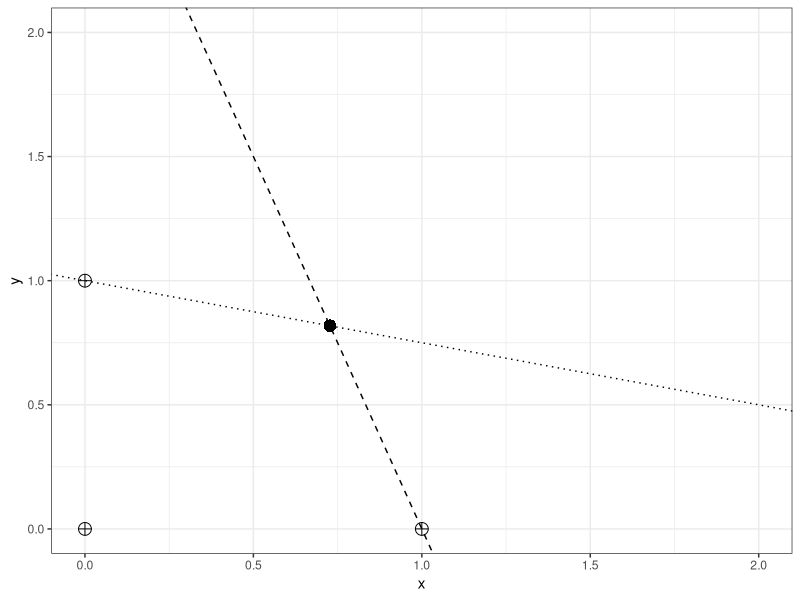
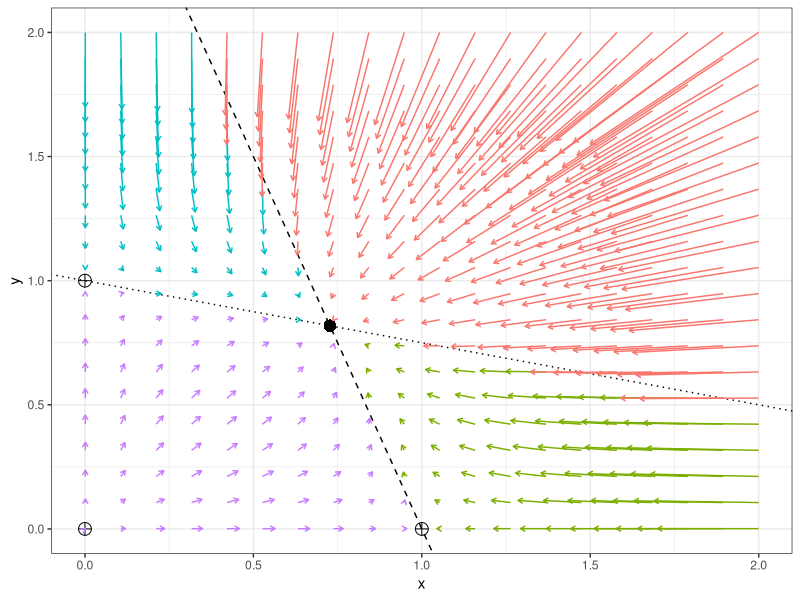
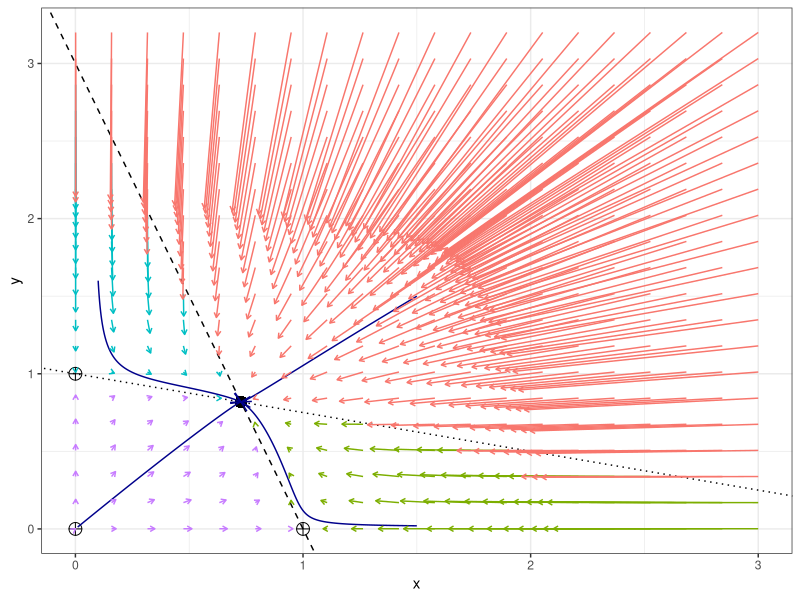
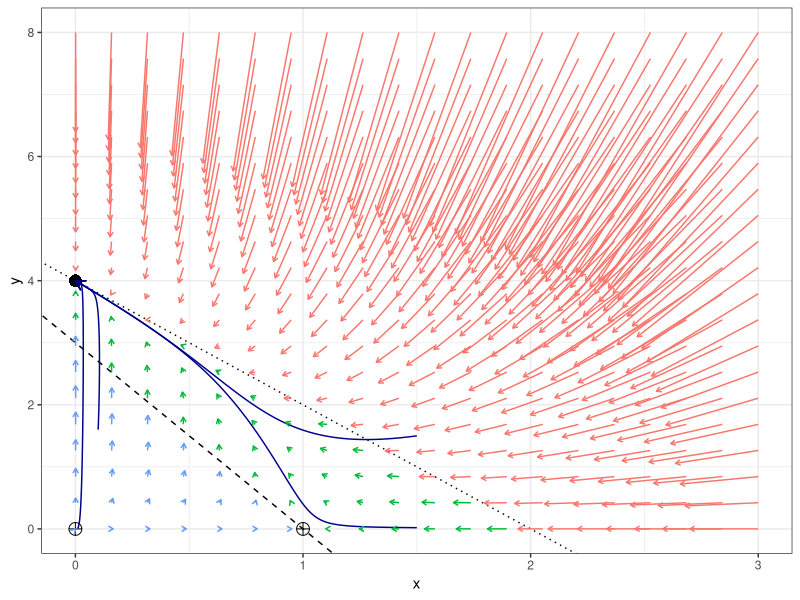
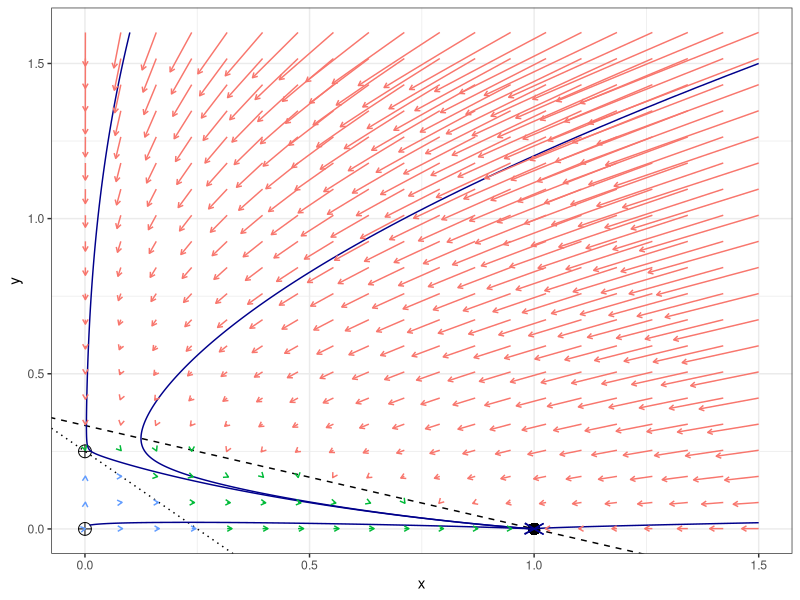
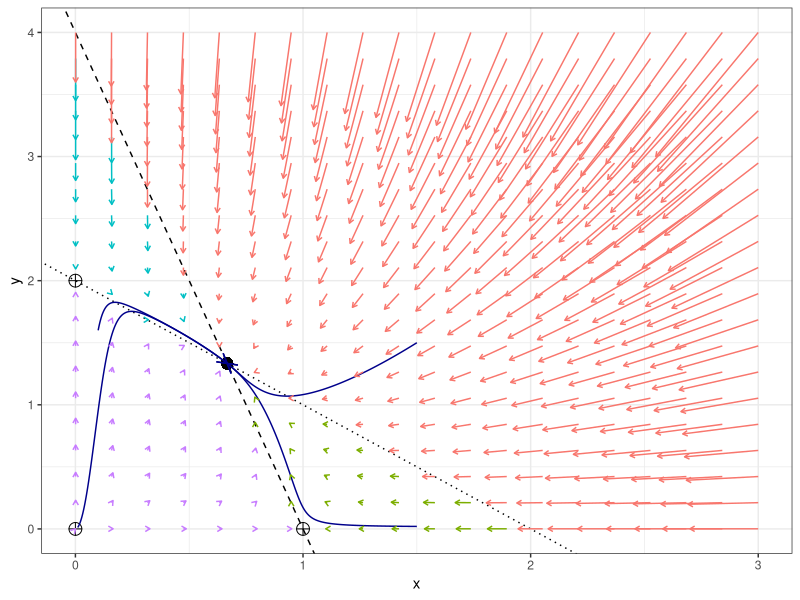
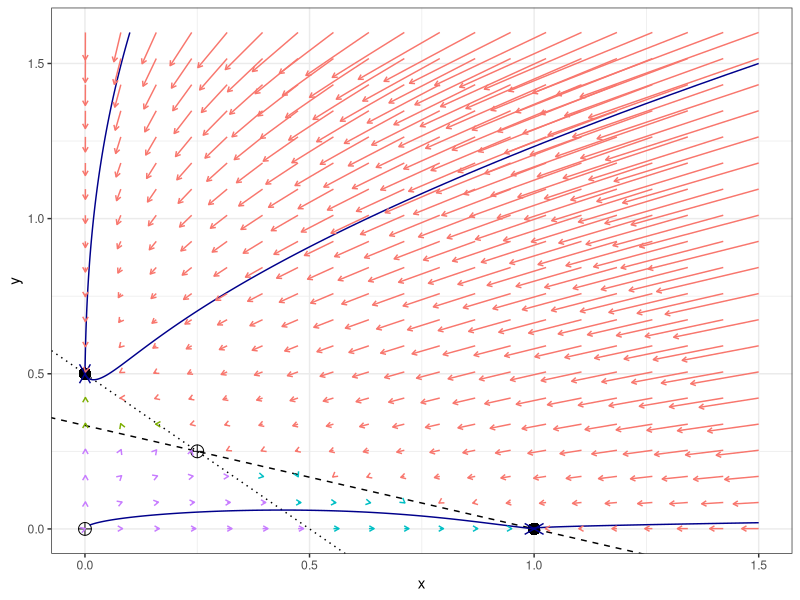
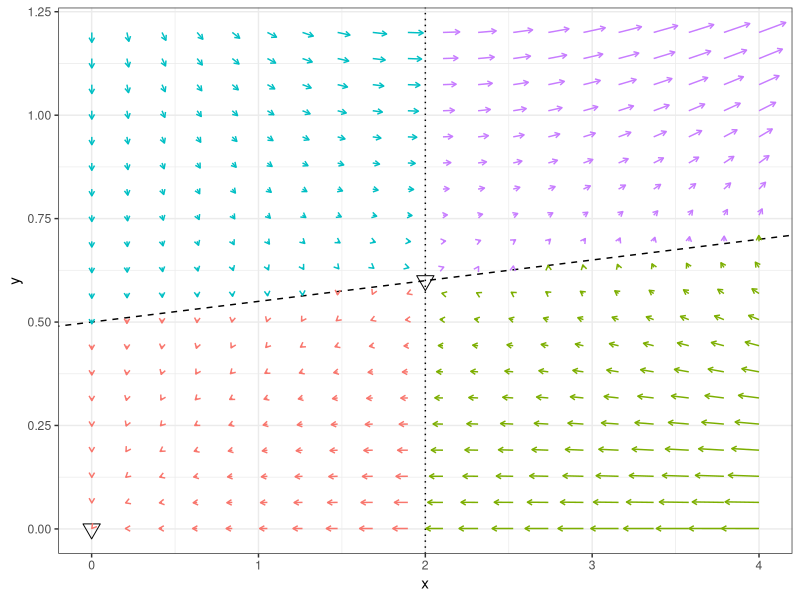

Reproduce these figures in R, in order.
## ---- chunk 1
#| warning: false
#| message: false
#| echo: false
library(tidyverse) # plotting, data organization
library(deSolve) # integrate differential equations
## ---- chunk 2
#| echo: false
#| message: false
#| warning: false
THRESH <- 10^-10
glv_dxdt <- function(x, parms) x * (parms$r + as.vector(parms$A %*% x))

glv_2 <- function(t, x, parms){
  x[x < THRESH] <- 0
  dxdt <- glv_dxdt(x, parms)
  return(list(dxdt))
}

is_stable <- function(z, r, A){
  M <- matrix(c(
    r[1] + 2 * A[1,1] * z[1] + A[1,2] * z[2], A[1,2] * z[1], 
    A[2,1] * z[2], r[2] + 2 * A[2,2] * z[2] + A[2,1] * z[1]
  ), 2, 2, byrow = TRUE)
  st <- max(Re(eigen(M, only.values = TRUE)$values))
  if (st < -10^-10) return("1")
  return("0")
}

# one-size-fits all plots for 2-spp GLV
glv2_plot_all <- function(parms, 
                          plot_isoclines = TRUE,
                          plot_flow = TRUE,
                          plot_trajectories = FALSE,
                          # params for size of graph
                          xlims = c(0, 1.25), 
                          ylims = c(0, 1.25),
                          # params for flow
                          num_arrows = 20,
                          arrow_length = 0.1,
                          # params for trajectories
                          initial_conditions = NULL,
                          time_length = 50,
                          time_step = 0.01
                          ){
  A <- parms$A
  r <- parms$r
  # compute equilibria
  # 1) trivial
  xs <- tibble(x = 0, y = 0)
  # 2) marginal
  if ((A[1,1] != 0) & (-r[1] / A[1,1] > 0)) {
    xs <- bind_rows(xs, tibble(x = -r[1] / A[1,1], y = 0))
  }
  if ((A[2,2]) & (-r[2] / A[2,2] > 0)) {
    xs <- bind_rows(xs, tibble(y = -r[2] / A[2,2], x = 0))
  }
  # 3) coexistence
  tmp <- as.vector(solve(A, -r))
  if(all(tmp > 0)) xs <- bind_rows(xs, tibble(x = tmp[1], y = tmp[2]))
  # now compute their local stability
  xs <- xs %>% add_column(stable = apply(xs, 1, is_stable, A = A, r = r))
  pl <- ggplot(data = xs) + 
    aes(x = x, y = y) + 
    geom_point(aes(shape = stable), size = 4) + 
    scale_shape_manual(values = c("0" = 10, "1" = 16))
  # compute isoclines
  if (plot_isoclines){
    intercepts <- c(-r[1] / A[1,2], -r[2] / A[2,2])
    slopes <- c(-A[1,1] / A[1,2], -A[2,1] / A[2,2])
    if(A[2,2] == 0) intercepts[2] <- -r[2] / A[2,1]
    pl <- pl + geom_abline(slope = slopes[1], intercept = intercepts[1], linetype = 2)
    if (!is.infinite(slopes[2])) {
      pl <- pl + geom_abline(slope = slopes[2], intercept = intercepts[2], linetype = 3)
    } else {
      pl <- pl + geom_vline(xintercept = intercepts[2], linetype = 3)
    }
  }
  # trajectories
  if (plot_trajectories){
    dt_trajectories <- tibble()
    # initial_conditions is a matrix of initial conditions
    for (i in 1:nrow(initial_conditions)){
      tmp <- ode(y = initial_conditions[i,], 
                 times = seq(0, time_length, by = time_step),
                 func = glv_2, parms = parms, method = "ode45") %>% 
        as.data.frame() %>% as_tibble()
      tmp <- tmp[,-1]
      colnames(tmp) <- c("x", "y")
      tmp <- tmp %>% mutate(trajectory = i)
      dt_trajectories <- bind_rows(dt_trajectories, tmp)
    }
    pl <- pl + geom_path(data = dt_trajectories, 
                         aes(x = x, y = y, group = trajectory),
                         arrow = arrow(length = unit(0.02, "npc")), 
                         colour = "darkblue")
    xs <- xs %>% select(-stable)
    xs <- bind_rows(xs, dt_trajectories)
    xs[is.na(xs)] <- 0
    xs$x[is.infinite(xs$x)] <- NA
    xs$y[is.infinite(xs$y)] <- NA
  }
  if (plot_flow){
    # flow
    xx <- seq(0.001, xlims[2] * max(0.01, max(xs[,1])), length.out = num_arrows)
    yy <- seq(0.001, ylims[2] * max(0.01, max(xs[,2])), length.out = num_arrows)
    tb_flow <- expand_grid(xx, yy)
    colnames(tb_flow) <- c("x", "y")
    # compute dxdt
    tb_flow2 <- t(apply(tb_flow, 1, glv_dxdt, parms = parms))
    colnames(tb_flow2) <- c("xend", "yend")
    tb_flow2 <- tb_flow2 %>% as_tibble() %>% 
      mutate(col_arrow = paste(sign(xend), sign(yend)))
    tb_flow <- bind_cols(tb_flow, tb_flow2) %>% mutate(xend = x + xend * arrow_length, 
                                                     yend = y + yend * arrow_length)
    pl <- pl + geom_segment(data = tb_flow, 
                    aes(xend = xend, yend = yend, 
                        colour = col_arrow, 
                        x = x, y = y), arrow = arrow(length = unit(0.01, "npc")))
  }
  pl <- pl + 
    coord_cartesian(xlim = xlims * max(0.01, max(xs[,1], na.rm = TRUE)),
    ylim = ylims * max(0.01, max(xs[,2], na.rm = TRUE)))
  pl <- pl + theme_bw() + theme(legend.position = "none")
  #show(pl)
}
## ---- chunk 3
#| echo: false
rho <- 1
A12 <- 1/3
A21 <- 1/4
parms_c1 <- list(r = c(1, rho), A = matrix(-c(1, A21, A12, 1), 2, 2))
show(glv2_plot_all(parms = parms_c1, 
              plot_isoclines = TRUE, 
              plot_flow = FALSE, 
              plot_trajectories = FALSE,
              xlims = c(0,2), ylims = c(0,2)))
## ---- chunk 4
#| echo: false
show(glv2_plot_all(parms = parms_c1, 
              plot_isoclines = TRUE, 
              plot_flow = TRUE, 
              plot_trajectories = FALSE,
              xlims = c(0,2), ylims = c(0,2), arrow_length = 0.15))
## ---- chunk 5
#| echo: false
show(glv2_plot_all(parms = parms_c1, 
              plot_isoclines = TRUE, 
              plot_flow = TRUE, 
              plot_trajectories = TRUE,
              initial_conditions = matrix(c(0.01, 0.012, 
                                            1.5, 0.02,
                                            0.1, 1.6,
                                            1.5, 1.5), 
                                          4, 2, byrow = TRUE),
              xlims = c(0,2), ylims = c(0,2), arrow_length = 0.15))
## ---- chunk 6
#| echo: false
rho <- 4
A12 <- 1/3
A21 <- 2

parms_ca <- list(r = c(1, rho), A = matrix(-c(1, A21, A12, 1), 2, 2))
show(glv2_plot_all(parms = parms_ca, 
              plot_isoclines = TRUE, 
              plot_flow = TRUE, 
              plot_trajectories = TRUE,
              initial_conditions = matrix(c(0.01, 0.012, 
                                            1.5, 0.02,
                                            0.1, 1.6,
                                            1.5, 1.5), 
                                          4, 2, byrow = TRUE),
              xlims = c(0,2), ylims = c(0,2), arrow_length = 0.05))
## ---- chunk 7
#| echo: false
rho <- 1/4
A12 <- 3
A21 <- 1

parms_cb <- list(r = c(1, rho), A = matrix(-c(1, A21, A12, 1), 2, 2))
show(glv2_plot_all(parms = parms_cb, 
              plot_isoclines = TRUE, 
              plot_flow = TRUE, 
              plot_trajectories = TRUE,
              initial_conditions = matrix(c(0.01, 0.012, 
                                            1.5, 0.02,
                                            0.1, 1.6,
                                            1.5, 1.5), 
                                          4, 2, byrow = TRUE),
              xlims = c(0,1), ylims = c(0,1), arrow_length = 0.05))
## ---- chunk 8
#| echo: false
rho <- 2
A12 <- 1/4
A21 <- 1

parms_cc <- list(r = c(1, rho), A = matrix(-c(1, A21, A12, 1), 2, 2))
show(glv2_plot_all(parms = parms_cc, 
              plot_isoclines = TRUE, 
              plot_flow = TRUE, 
              plot_trajectories = TRUE,
              initial_conditions = matrix(c(0.01, 0.012, 
                                            1.5, 0.02,
                                            0.1, 1.6,
                                            1.5, 1.5), 
                                          4, 2, byrow = TRUE),
              xlims = c(0,2), ylims = c(0,2), arrow_length = 0.05))
## ---- chunk 9
#| echo: false
rho <- 1/2
A12 <- 3
A21 <- 1

parms_cd <- list(r = c(1, rho), A = matrix(-c(1, A21, A12, 1), 2, 2))
show(glv2_plot_all(parms = parms_cd, 
              plot_isoclines = TRUE, 
              plot_flow = TRUE, 
              plot_trajectories = TRUE,
              initial_conditions = matrix(c(0.01, 0.012, 
                                            1.5, 0.02,
                                            0.1, 1.6,
                                            1.5, 1.5), 
                                          4, 2, byrow = TRUE),
              xlims = c(0,1), ylims = c(0,1), arrow_length = 0.05))
## ---- chunk 10
#| echo: false
#| warning: false
#| message: false
parms_ex1 <- list(r = c(-1, -1/2), A = matrix(c(-0.1, 2, 1/4, 0), 2, 2, byrow = TRUE))
show(glv2_plot_all(parms = parms_ex1, 
              plot_isoclines = TRUE, 
              plot_flow = TRUE, 
              plot_trajectories = FALSE,
              xlims = c(0,2), ylims = c(0,2), arrow_length = 0.04) + scale_shape_manual(values = c("0" = 6, "1" = 6)))
## ---- chunk 11
#| echo: false
#| warning: false
#| message: false
parms_ex2 <- list(r = c(1, 1/2), A = matrix(c(-6.1, 2, 1/4, -3), 2, 2, byrow = TRUE))
show(glv2_plot_all(parms = parms_ex2, 
              plot_isoclines = TRUE, 
              plot_flow = TRUE, 
              plot_trajectories = FALSE,
              xlims = c(0,2), ylims = c(0,2), arrow_length = 0.04) + scale_shape_manual(values = c("0" = 6, "1" = 6)))
## ---- chunk 12
#| echo: false
alpha <- 0.5
parms_lv_pred_prey <- list(r = c(1, -alpha), A = matrix(c(0,1,-1,0), 2, 2))
show(
glv2_plot_all(parms = parms_lv_pred_prey, 
              plot_isoclines = TRUE, 
              plot_flow = FALSE, 
              plot_trajectories = FALSE,
              xlims = c(0,2), ylims = c(0,2))
)
## ---- chunk 13
#| echo: false
show(
glv2_plot_all(parms = parms_lv_pred_prey, 
              plot_isoclines = TRUE, 
              plot_flow = TRUE, 
              plot_trajectories = FALSE,
              xlims = c(0,2), ylims = c(0,2))
)
## ---- chunk 14
#| echo: false

show(
glv2_plot_all(parms = parms_lv_pred_prey, 
              plot_isoclines = TRUE, 
              plot_flow = TRUE, 
              plot_trajectories = TRUE,
              initial_conditions = matrix(c(
                0.9 * alpha, 0.9,
                0.6 * alpha, 0.6,
                0.5 * alpha, 0.5,
                0.25 * alpha, 0.25
              ), 4, 2, byrow = TRUE))
)
## ---- chunk 15
#| echo: false
epsilon <- 0.25
alpha <- 2
show(
glv2_plot_all(parms = list(r = c(1, -alpha), A = matrix(c(-epsilon, -1, 
                                                          1, 0), 2, 2, byrow = TRUE)), 
              plot_isoclines = TRUE, 
              plot_flow = TRUE, 
              plot_trajectories = TRUE,
              initial_conditions = matrix(c(
                0.9 * alpha, 0.9,
                0.6 * alpha, 0.6,
                0.5 * alpha, 0.5,
                0.25 * alpha, 0.25
              ), 4, 2, byrow = TRUE))
)
## ---- chunk 16
#| fig-height: 3
#| echo: false
#| message: false
t1 <- function(x, alpha) return(alpha * x)
t2 <- function(x, alpha, h) return(alpha * x / (h +  x))
t3 <- function(x, alpha, h) return(alpha * x^2 / (h + x^2))

alpha <- 1
h <- 1
x <- seq(0, 5, by =0.01)
dt <- tibble(x = x, y = t1(x, alpha), label = "Holling Type I")
dt <- bind_rows(dt, 
      tibble(x = x, y = t2(x, alpha, h), label = "Holling Type II"))
dt <- bind_rows(dt, 
      tibble(x = x, y = t3(x, 5*alpha, h), label = "Holling Type III"))
ggplot(dt, aes(x = x, y = y)) + geom_line() + facet_wrap(~label,scales = "free") + theme_bw()
## ---- chunk 17
#| echo: false
#| message: false
#| warning: false
alpha <- 2 
delta <- 1
beta <- 1/2
x <- seq(0, 1/beta, by = 0.01)
dt <- tibble(x = x) %>% mutate(y = -beta * x^2 + (1-beta) * x+1)
ggplot(dt) + aes(x = x, y = y) + geom_line(linetype = 2) + 
  geom_vline(xintercept = delta / (alpha - delta), linetype = 3) + geom_point(data = tibble(x = 0, y = 0), shape = 1, size =3) + 
  geom_point(data = tibble(x = 1/ beta, y =0), shape = 1, size = 3) + geom_point(data = tibble(x = delta/ (alpha - delta), y = alpha * (alpha - delta * (1+ beta))/ (alpha - delta)^2), shape = 1, size =3 ) + theme_bw()
## ---- chunk 18
#| echo: false
#| message: false
#| warning: false
t2_pp <- function(t, z, pars){
  z[z < 10^-10] <- 0
  x <- z[1]
  y <- z[2]
  dxdt <- x * (1 - pars$beta * x - y / (1+x))
  dydt <- y * (-pars$delta + pars$alpha * x / (1+x))
  return(list(c(dxdt, dydt)))
}

get_coex <- function(parms){
  alpha <- parms$alpha
  beta <- parms$beta
  delta <- parms$delta
  return(c(
    delta / (alpha - delta),
    alpha * (alpha - (1 + beta) * delta)/(alpha - delta)^2
    )
  )
}

my_time <- seq(0, 50, by = 0.05)
parms_stable <- list(alpha = 2.25, beta = 1/2, delta = 1)
out_stable <- ode(y = c(0.1, 0.5), times = my_time, func = t2_pp, 
                  parms = parms_stable,
                  method = "ode45") %>% as.data.frame()
colnames(out_stable) <- c("t", "x", "y")
equil_stable <- get_coex(parms_stable)
out_stable <- out_stable %>% pivot_longer(names_to = "population", values_to = "density", cols = -t)
ggplot(out_stable) + aes(x = t, y = density, colour = population) + geom_line() + geom_hline(yintercept = equil_stable[[1]], linetype = 2) + geom_hline(yintercept = equil_stable[[2]], linetype = 3) + theme_bw() + theme(legend.position = "bottom")
## ---- chunk 19
#| echo: false
#| message: false
#| warning: false
parms_unstable <- list(alpha = 2, beta = 1/4, delta = 1)
out_unstable <- ode(y = c(0.1, 0.5), times = my_time * 2, func = t2_pp, parms = parms_unstable,
                  method = "ode45") %>% as.data.frame()
colnames(out_unstable) <- c("t", "x", "y")
equil_unstable <- get_coex(parms_unstable)
out_unstable <- out_unstable %>% pivot_longer(names_to = "population", values_to = "density", cols = -t)
ggplot(out_unstable) + aes(x = t, y = density, colour = population) + geom_line() + geom_hline(yintercept = equil_stable[[1]], linetype = 2) + geom_hline(yintercept = equil_stable[[2]], linetype = 3) + theme_bw() + theme(legend.position = "bottom")
## ---- chunk 20
#| echo: false
#| message: false
#| warning: false
out_unstable %>% pivot_wider(names_from = population, values_from = density) %>% 
  ggplot(aes(x = x, y = y, colour = t)) + geom_path() + theme_bw()
